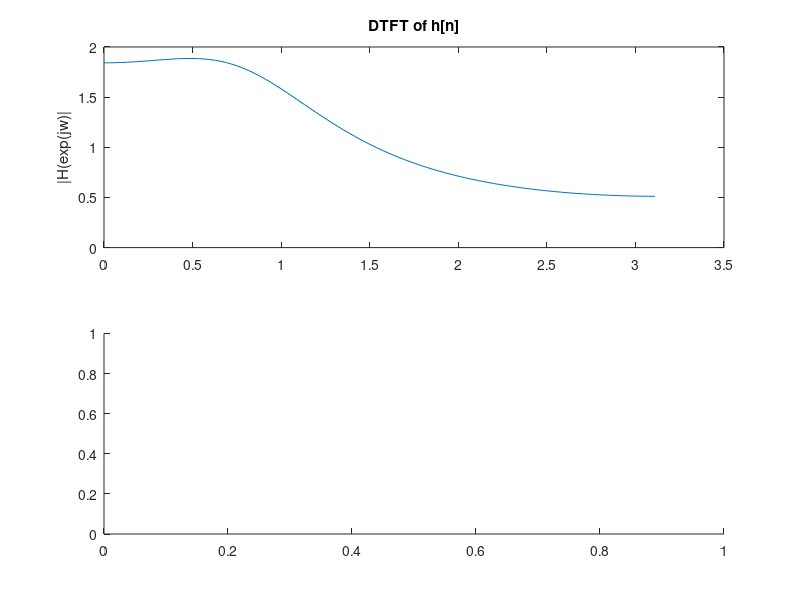

Write MATLAB code to recreate this figure. (Note: this script raises an error after producing the figure.)
%__PART 1__
R=0.5;
W0=pi/2;
zplane([1 0 0],[1 -2*R*cos(W0) R*R]);
W0=pi/4;
zplane([1 0 0],[1 -2*R*cos(W0) R*R]);
%__PART 2__
[H,w]=freqz([1 0 0],[1 -2*R*cos(W0) R*R],100);
subplot(2,1,1)
plot(w,abs(H));
title('DTFT of h[n]')  
ylabel('|H(exp(jw)|')
subplot(2,1,2)
plot(w,phase(H));
title('DTFT of h[n]')  
ylabel('phase')
%__PART 3__
W0=pi/4;
[H_n,w]=freqz([1 0 0],[1 -2*R*cos(W0) R*R],100);
%here we wanna make the inverse fourier transform
h=ifft(H_n);
%subplot(2,1,1)
%plot(abs(h));
%title('h[n]')  
%ylabel('abs|h[n]|')
%subplot(2,1,2)
%plot(phase(h));
%title('h[n]')  
%ylabel('phase(h[n])')